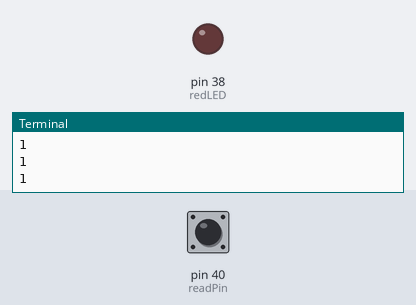
The program below on a simulated Raspberry Pi (header pin numbers). Shown: output pins drawn as LEDs (lit = HIGH), the last lines printed to the terminal. The inputs (shaded band) are chosen by the test bench; at power-on: pin 40 (readPin) HIGH.

Above: at 1.2 s.
1.3 s: pin 40 (readPin) pulled LOW for 0.15 s
At 1.8 s:
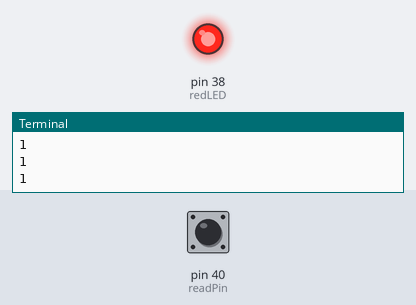
3.0 s: pin 40 (readPin) pulled LOW for 1 s
At 5.0 s:
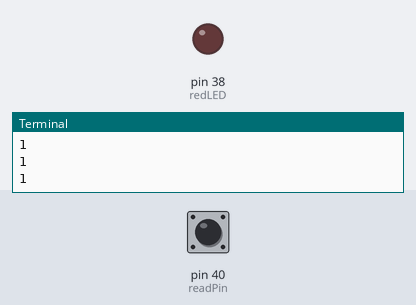
5.5 s: pin 40 (readPin) pulled LOW for 3.2 s
At 9.9 s:
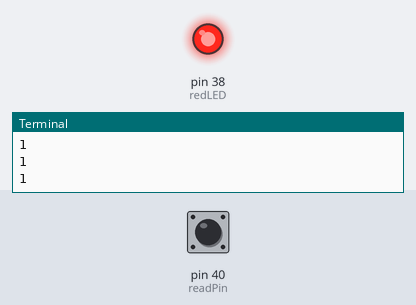
Timing chart, 0 to 11.4 s (numbered marks = the images above; inputs shaded):
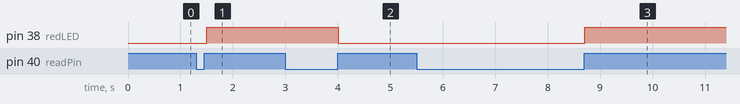

The program:

07.GPIOinternalPullPulldown.py
```python
from time import sleep
import RPi.GPIO as GPIO
GPIO.setmode(GPIO.BOARD)
redLED = 38
readPin = 40
GPIO.setup(readPin,GPIO.IN,pull_up_down=GPIO.PUD_UP)
GPIO.setup(redLED,GPIO.OUT)
GPIO.output(redLED,0)
ledState = 0
lastState = 1
try:
    while True:
        readVal=GPIO.input(readPin)
        print (readVal)
        if readVal==1 and lastState ==0:
            ledState = not ledState
            GPIO.output(redLED, ledState)
        lastState = readVal

        sleep(.1)
except KeyboardInterrupt:
    GPIO.cleanup()
```

Measured:
- after the input at 1.3 s, pin 38 (redLED): LOW → HIGH after 0.20 s
- after the input at 3.0 s, pin 38 (redLED): HIGH → LOW after 1.0 s
- after the input at 5.5 s, pin 38 (redLED): LOW → HIGH after 3.2 s
